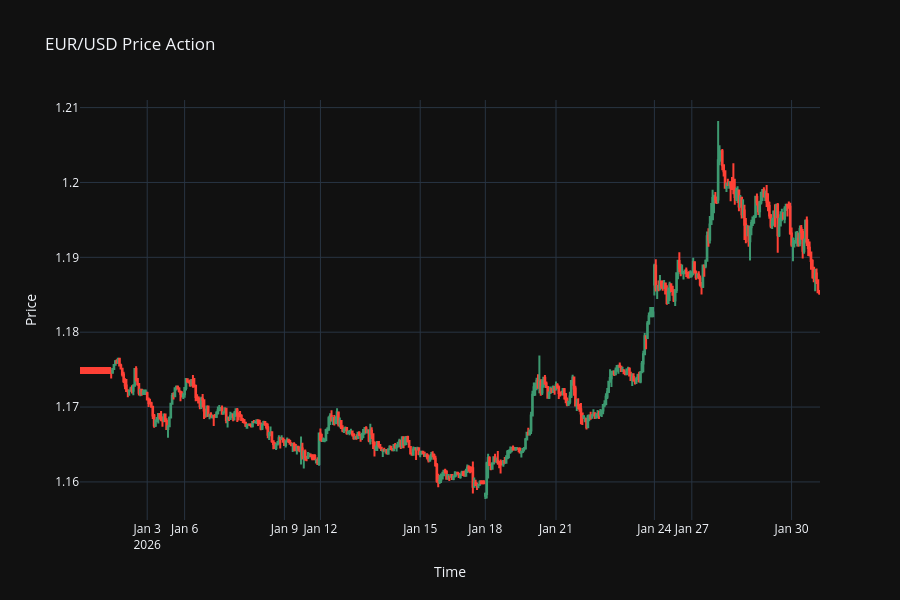

Notebook source saved alongside this figure:
### Code cell
plot_df = df.loc["2026-01-01":"2026-01-31"]

time_step = pd.Timedelta(plot_df.index.to_series().diff().median())
dynamic_dvalue = int(time_step.total_seconds() * 1000)

fig = go.Figure(data=[go.Candlestick(x=plot_df.index,
                open=plot_df["open"],
                high=plot_df["high"],
                low=plot_df["low"],
                close=plot_df["close"],
                name="Market Data")]
                )

fig.update_layout(
    title="EUR/USD Price Action",
    yaxis_title="Price",
    xaxis_title="Time",
    template="plotly_dark",
    xaxis_rangeslider_visible=False,
    height=600
)

# identify missing timestamps in the hourly data
full_timeline = pd.date_range(start=plot_df.index.min(), end=plot_df.index.max(), freq=time_step)
missing_timestamps = full_timeline.difference(pd.DatetimeIndex(plot_df.index))

# hide missing timestamps on the x-axis to avoid gaps in the candlestick chart
fig.update_xaxes(
    rangebreaks=[
        dict(values=missing_timestamps, dvalue=dynamic_dvalue)
    ]
)

fig.show()

### Figure 1 — Plotly figure (JSON) as saved in the notebook; plotly's stock layout.template omitted (floating-point values rounded to 4 significant figures; data arrays with more than 128 entries replaced by an {"elided": "..."} marker saying what was removed)
{"data": [{"close": {"elided": "534 float values"}, "high": {"elided": "534 float values"}, "low": {"elided": "534 float values"}, "name": "Market Data", "open": {"elided": "534 float values"}, "type": "candlestick", "x": {"elided": "534 str values"}}], "layout": {"height": 600, "title": {"text": "EUR/USD Price Action"}, "xaxis": {"rangebreaks": [{"dvalue": 3600000, "values": {"elided": "184 str values"}}], "rangeslider": {"visible": false}, "title": {"text": "Time"}}, "yaxis": {"title": {"text": "Price"}}}}
